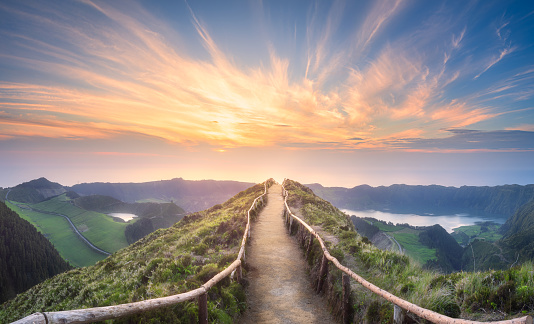
#> input picture Gi-1/manzara1.jpg, 534 x 324 px, found by its file name
$ python 8_goruntuleri_karistirmak.py
#> lines starting #> are read from the running program, lines starting #| are printed output that depends on the picture
import cv2
import matplotlib.pyplot as plt

#karıştırma
img1 = cv2.imread("manzara1.jpg")
#> img1 is the input picture: shape (324, 534, 3); mean B, G, R 133.3, 136.7, 145.2
img1 = cv2.cvtColor(img1 , cv2.COLOR_BGR2RGB)
img2 = cv2.imread("manzara2.jpg")
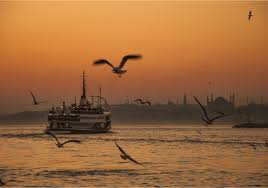
#> input picture Gi-1/manzara2.jpg, 268 x 188 px, found by its file name
#> img2 is the input picture: shape (188, 268, 3); mean B, G, R 60.9, 105, 156.9
img2 = cv2.cvtColor(img2 , cv2.COLOR_BGR2RGB)

'''
plt.figure()
plt.imshow(img1)

plt.figure()
plt.imshow(img2)

'''

print(img1.shape)
#| (324, 534, 3)
print(img2.shape)
#| (188, 268, 3)

img1 = cv2.resize(img1 , (180,260))
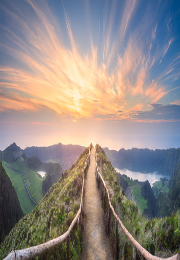
#> img1: shape (260, 180, 3); mean R, G, B 145.1, 136.6, 133.2
img2 = cv2.resize(img2 , (180,260))
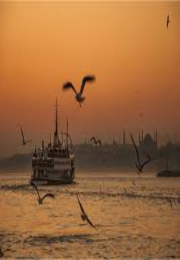
#> img2: shape (260, 180, 3); mean R, G, B 156.8, 104.9, 60.8

print(img1.shape)
#| (260, 180, 3)
print(img2.shape)
#| (260, 180, 3)

plt.figure()
plt.imshow(img1)

plt.figure()
plt.imshow(img2)

#karıştırılmış resim = alpha*img1 + beta*img2
blended = cv2.addWeighted(src1 = img1 , alpha= 0.5 , src2 = img2 , beta= 0.5 , gamma = 0)
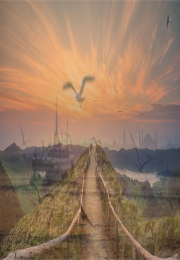
#> blended: shape (260, 180, 3); mean R, G, B 151, 120.7, 97
plt.figure()
plt.imshow(blended)
plt.show()#cıktı vermeyi saglıyor
